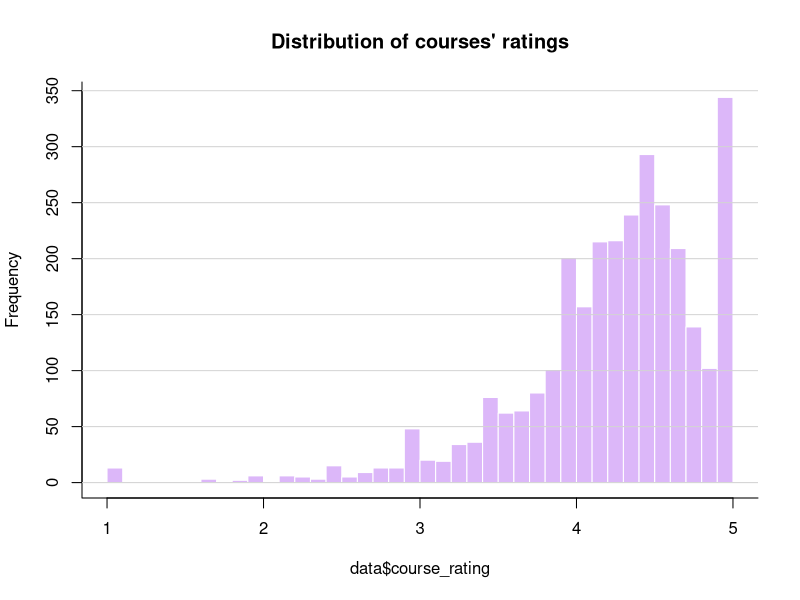
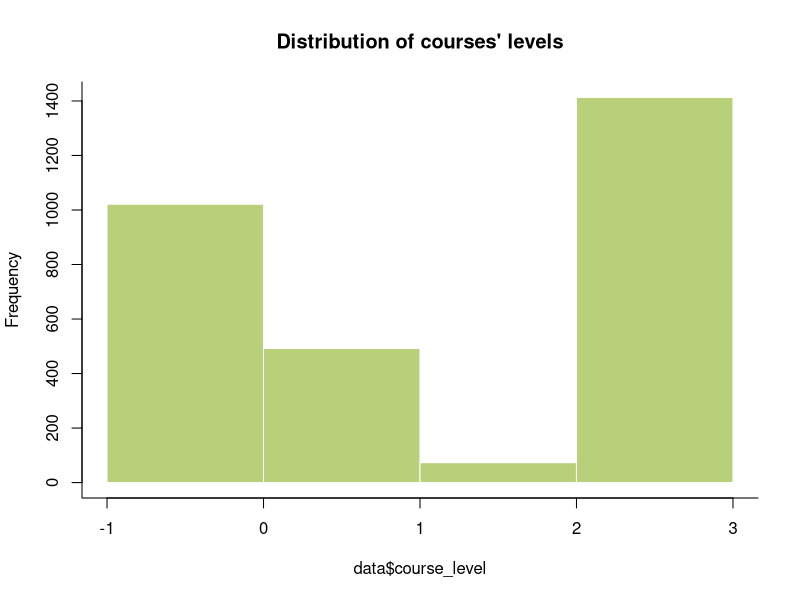
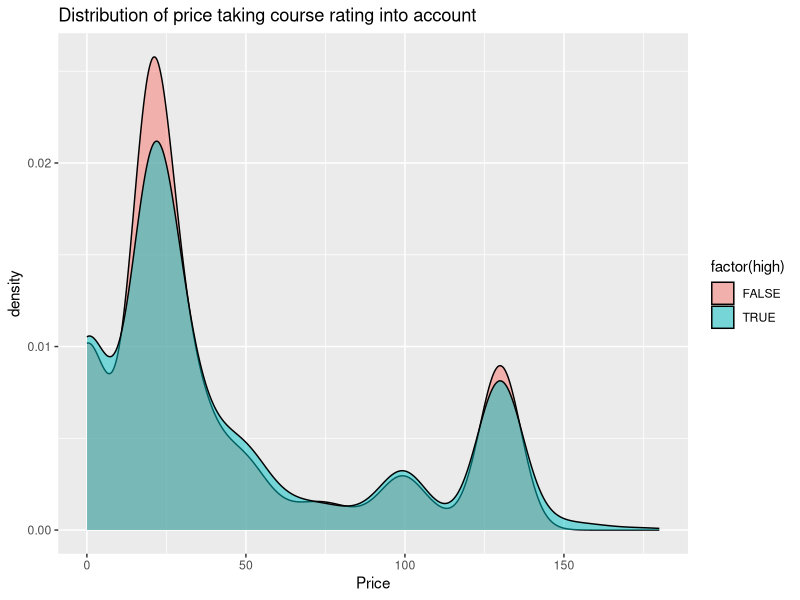
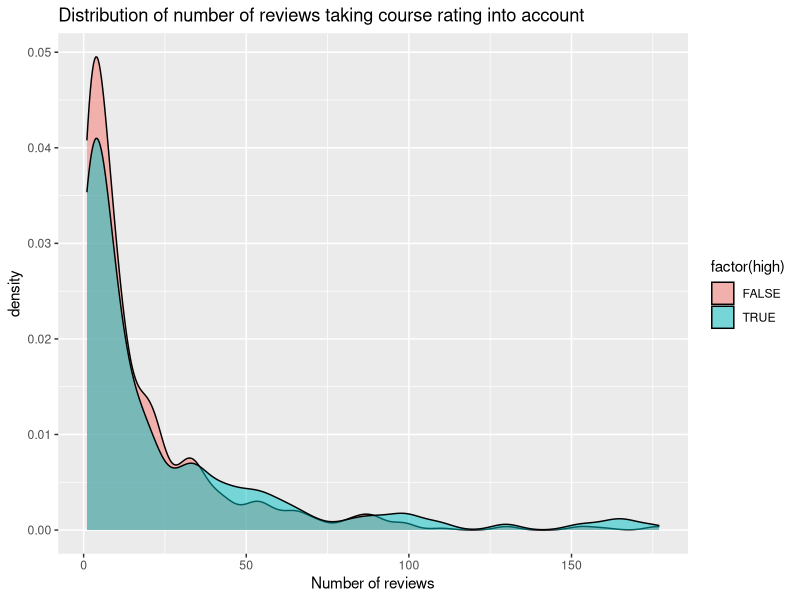
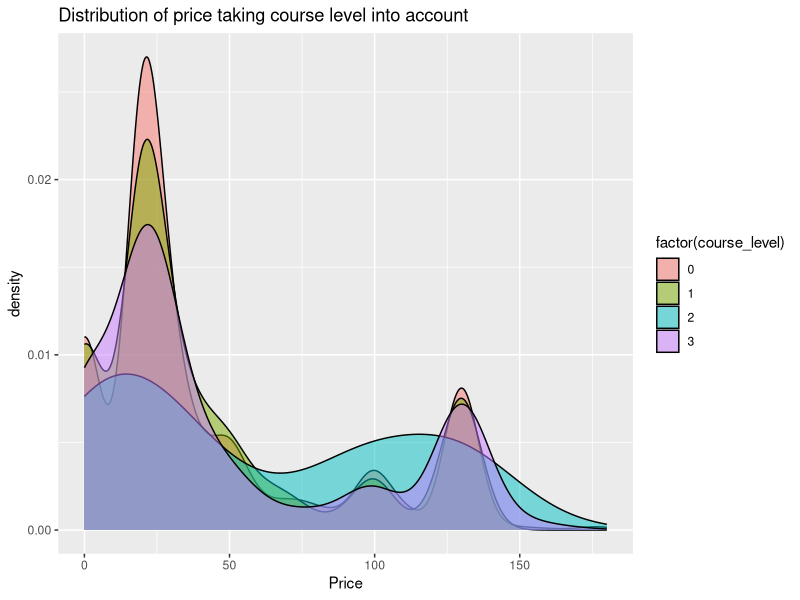

The R source for these figures, in order:
## ---- chunk 1
library(tidyr)
library(dplyr)
library(ggplot2)
library(MASS)
#color palette #F5B4AF - pink, #B7D079 - green, #79D8DB - blue, #DCB7F9 - purple
## ---- chunk 2
#preprocessing data
data <- read.csv("udemy_dataset.csv")
data <- data[, c(5,6,7,8,9,10,12)]
data$course_level[data$course_level == "Beginner"] <- 0
data$course_level[data$course_level == "Intermediate"] <- 1
data$course_level[data$course_level == "Expert"] <- 2
data$course_level[data$course_level == "All Levels"] <- 3
data$course_level <- as.integer(data$course_level)
head(data)
## ---- chunk 3
hist(data$course_rating, col = "#DCB7F9", border = "white", main="Distribution of courses' ratings", breaks = seq(1,5,0.1))
box(bty="l")
grid(nx=NA,ny=NULL,lty=1,lwd=1,col="lightgrey")
## ---- chunk 4
hist(data$course_level, col = "#B7D079", border = "white", main="Distribution of courses' levels", breaks = seq(-1,3))
box(bty="l")
## ---- chunk 5
data$high <- data$course_rating >= 4
summary(data)
## ---- chunk 6
ggplot(data, aes(x=price,fill=factor(high)))+geom_density(alpha=0.5)+
 xlab(label = "Price")+
 ggtitle("Distribution of price taking course rating into account")
## ---- chunk 7
quantile(data$coures_reviews, c(.9, .95, .99))
data_reviews <- data[data$coures_reviews < 178, ]
ggplot(data_reviews, aes(x=coures_reviews,fill=factor(high)))+geom_density(alpha=0.5)+
 xlab(label = "Number of reviews")+
 ggtitle("Distribution of number of reviews taking course rating into account")
## ---- chunk 8
ggplot(data, aes(x=price,fill=factor(course_level)))+geom_density(alpha=0.5)+
 xlab(label = "Price")+
 ggtitle("Distribution of price taking course level into account")
## ---- chunk 9
correlation <- cor(data)
print(correlation[, "coures_reviews"])
## ---- chunk 10
number_of_enrollmenters <- unique(data$course_enrollmenters)
l.0 <- c()
l.1 <- c()
l.2 <- c()
l.3 <- c()

for (i in number_of_enrollmenters){
  l.0 <- c(l.0, nrow(data[data$course_level == 0 & data$course_enrollmenters == i,]))
  l.1 <- c(l.1, nrow(data[data$course_level == 1 & data$course_enrollmenters == i,]))
  l.2 <- c(l.2, nrow(data[data$course_level == 2 & data$course_enrollmenters == i,]))
  l.3 <- c(l.3, nrow(data[data$course_level == 3 & data$course_enrollmenters == i,]))
}
df <- data.frame(l.0,l.1,l.2,l.3, row.names = number_of_enrollmenters)
df
chisq.test(df)
## ---- chunk 11
number_of_enrollmenters <- unique(data$price)
r.2 <- c()
r.3 <- c()
r.4 <- c()
r.5 <- c()

for (i in number_of_enrollmenters){
  r.2 <- c(r.2, nrow(data[data$course_rating <= 2.5 & data$price == i,]))
  r.3 <- c(r.3, nrow(data[data$course_rating > 2.5 & data$course_rating <= 3.5 & data$price == i,]))
  r.4 <- c(r.4, nrow(data[data$course_rating > 3.5 & data$course_rating <= 4.5 & data$price == i,]))
  r.5 <- c(r.5, nrow(data[data$course_rating > 4.5 & data$price == i,]))
}
df1 <- data.frame(r.2,r.3,r.4,r.5, row.names = number_of_enrollmenters)
df1
chisq.test(df1)
## ---- chunk 12
ratings <- unique(data$course_rating)

l.0 <- c()
l.1 <- c()
l.2 <- c()
l.3 <- c()

for (i in ratings){
  l.0 <- c(l.0, nrow(data[data$course_level == 0 & data$course_rating == i,]))
  l.1 <- c(l.1, nrow(data[data$course_level == 1 & data$course_rating == i,]))
  l.2 <- c(l.2, nrow(data[data$course_level == 2 & data$course_rating == i,]))
  l.3 <- c(l.3, nrow(data[data$course_level == 3 & data$course_rating == i,]))
}
df2 <- data.frame(l.0,l.1,l.2,l.3, row.names = ratings)

chisq.test(df2)
